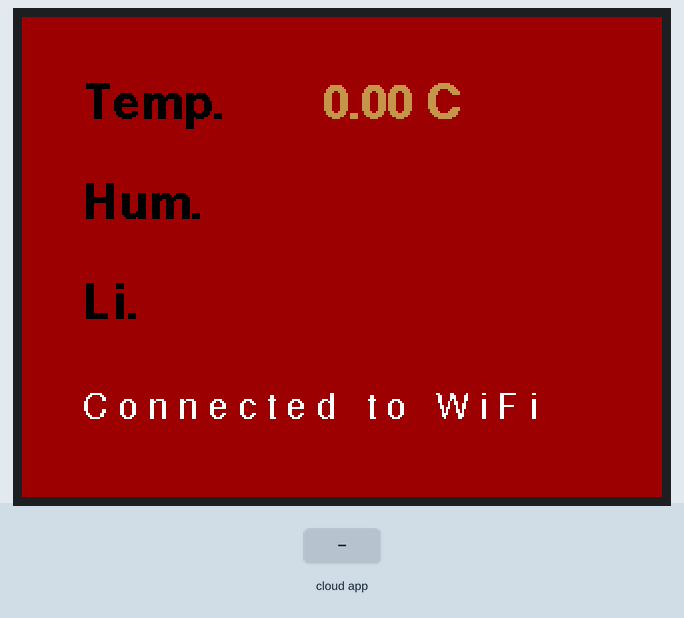
Simulated run of this sketch. Board: ESP8266 (NodeMCU). On the bench: 320×240 colour display. Inputs (shaded band) come from the test bench. WiFi joins after 1.5 s; servers stay silent unless stated; the Firebase database answers and starts empty; what the sketch prints to the serial monitor is not drawn.

Above: at 4.6 s.
4.7 s: the phone or cloud app sets temperature to 25
8.6 s: the phone or cloud app sets humidity to 50
At 11.8 s:
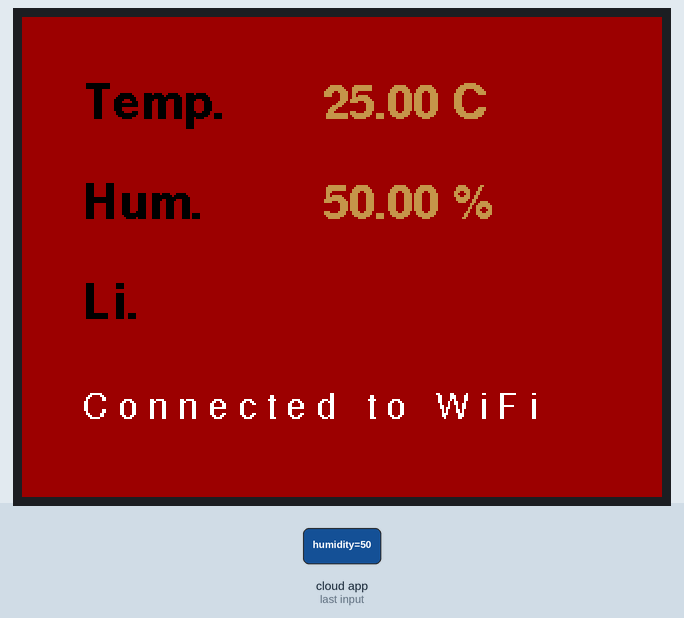
12.3 s: the phone or cloud app sets light to 100
At 19.0 s:
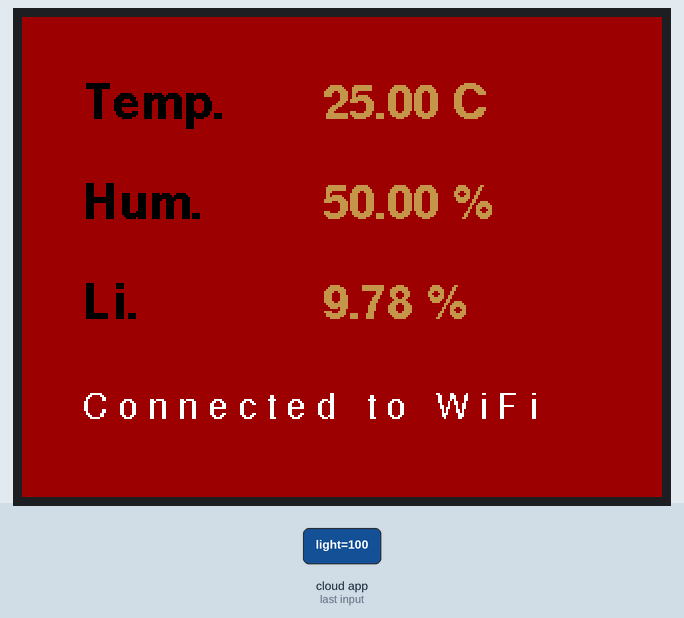
19.3 s: the phone or cloud app sets temperature to 0
At 21.5 s:
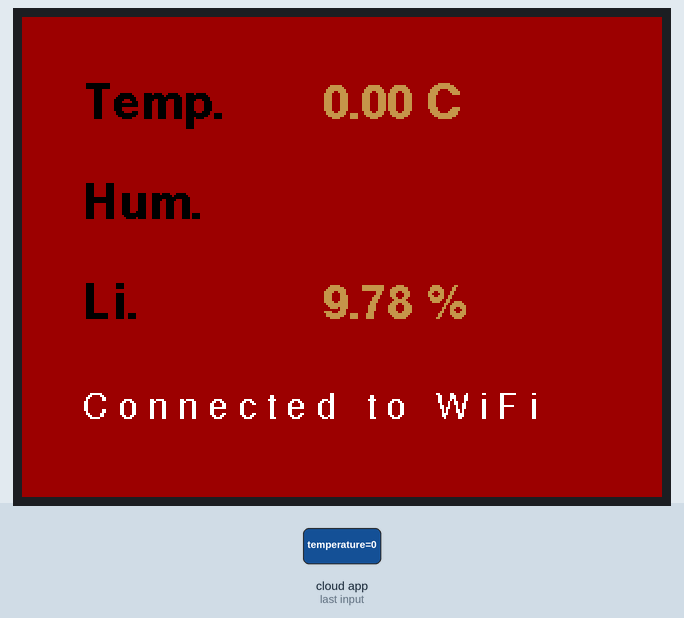
22.3 s: the phone or cloud app sets humidity to 0
At 28.4 s:
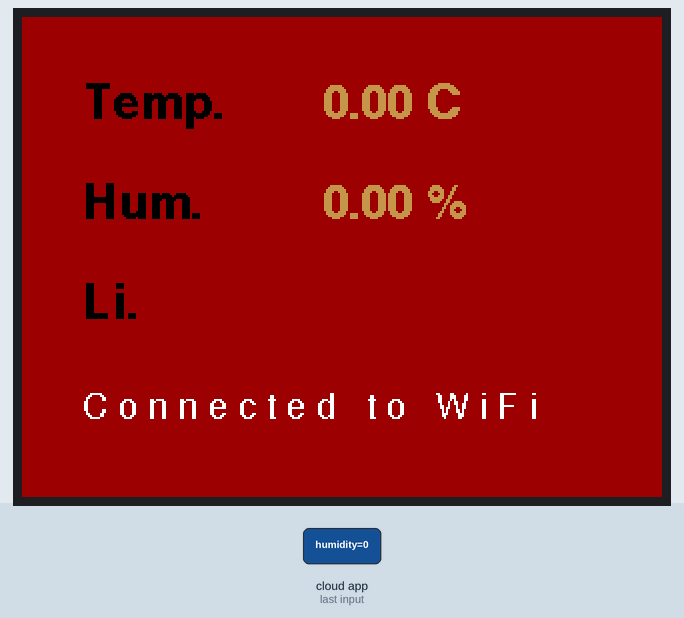
28.6 s: the phone or cloud app sets light to 25
At 34.7 s:
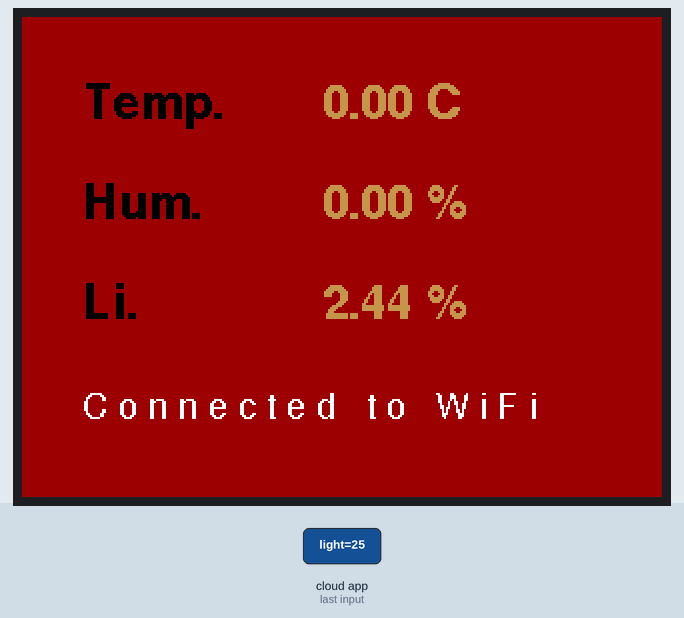

Measured:
- what the display in image 3 shows lasts 1.0 s, from 20.8 s to 21.8 s

The sketch:

unveiling_the_ambient_circuit_2.ino
```cpp
#include <ESP8266WiFi.h> //Include ESP8266
#include <ESP8266Firebase.h> //Include ESP8266Firebase for Firebase Realtime Database Connection.

#include <SPI.h>
#include <Adafruit_GFX.h>
#include <Adafruit_ILI9341.h> // This assumes you are using the ILI9341-based TFT display

//Adding Custom Fonts for TFT Display
#include <Fonts/FreeSansBold12pt7b.h>
#include <Fonts/FreeSans9pt7b.h>


// Define the pin connections for the TFT display
#define TFT_CS D8      // Chip select pin
#define TFT_RST D7      // Reset pin
#define TFT_DC D6      // Data/Command pin
#define TFT_MOSI D5    // SPI MOSI (Master Out Slave In) pin
#define TFT_SCK D4     // SPI SCK (Clock) pin
#define TFT_MISO D3    // SPI MISO (Master In Slave Out) pin


// Create an instance of the Adafruit_ILI9341 class with specified pin connections
Adafruit_ILI9341 tft = Adafruit_ILI9341(TFT_CS, TFT_DC, TFT_MOSI, TFT_SCK, TFT_RST, TFT_MISO);

// Wi-Fi credentials
const char* ssid = "Your-WiFi-SSID"; //Replace with your WiFi SSID
const char* password = "Your-WiFi-Passwor"; //Replace with your WiFi password

//Delay before retrieving data again
int dt = 1000;


 // Firebase project reference URL
#define REFERENCE_URL "Your-Firebase-Database-URL"  //Replace with your Firebase Database URL
// Create a Firebase object with the specified reference URL
Firebase firebase(REFERENCE_URL);

//RGB value for the background color of the TFT screen
uint16_t rgbColor = tft.color565(155, 0, 0);
//RGB values for temperature, humidity, and light text
uint16_t rgbColor2 = tft.color565(192, 150, 73);
uint16_t rgbColor3 = tft.color565(0, 0, 0);


void setup() {
  Serial.begin(9600);
   // Initialize the TFT display
  tft.begin();
  // Set display rotation (1 for 90 degrees clockwise)
  tft.setRotation(1);
    // Set text size
  tft.setTextSize(1);
  //set font
  tft.setFont(&FreeSansBold12pt7b);
  //set background color
  tft.fillScreen(rgbColor);


  //Display texts to TFT
  tft.setTextColor(rgbColor3);
  typewriter(30, 50, "Temp.");
  typewriter(30, 100, "Hum.");
  typewriter(30, 150, "Li.");


  //change TFT font
  tft.setFont(&FreeSans9pt7b);

  // Connect to Wi-Fi
  WiFi.begin(ssid, password);

  while (WiFi.status() != WL_CONNECTED) {
    delay(1000);
    //Displaying 'Connecting to WiFi' on TFT
    tft.setTextColor(ILI9341_WHITE);
    tft.setCursor(30, 200);
    tft.print("C o n n e c t i n g   t o   W i F i . . . ");
    Serial.println("Connecting to WiFi...");
  }
  //Connected to WiFi
  // Clear the previous value i.e. clear the text 'Connecting to WiFi'
  tft.fillRect(30, 180, 300, 30, rgbColor);
  tft.setCursor(30, 200);
  //Displaying 'Connected to WiFi' on TFT
  tft.print("C o n n e c t e d   t o   W i F i "); //updating WiFi Status on TFT
  Serial.println("Connected to WiFi");
  //set back regular font
  tft.setFont(&FreeSansBold12pt7b);

}

void loop() {
  // Check if Wi-Fi is connected
  if (WiFi.status() == WL_CONNECTED) {
    //WiFi is connected
    // Fetch temperature from Firebase
    float tempC = firebase.getFloat("temperature");
    Serial.println(tempC);
    //function to clear previous temperature value from TFT and type the new value
    updateTemp(tempC);

    // Fetch humidity from Firebase
    float humidity = firebase.getFloat("humidity");
    Serial.println(humidity);
    //function to clear previous humidity value from TFT and type the new value
    updateHumidity(humidity);

    // Fetch light from Firebase
    float light = firebase.getFloat("light");
    Serial.println(light);
    //function to clear previous light value from TFT and type the new value
    updateLight(light);

    //Delay before fetching again
    delay(dt);

  } else {
    //Wi-Fi is not connected, attempt to reconnect
    //Change TFT Font for WiFi Status display
    tft.setFont(&FreeSans9pt7b);
    // Clear the previous value i.e. clear the text 'Connected to WiFi'.
    tft.fillRect(30, 180, 300, 30, rgbColor);
    tft.setTextColor(ILI9341_WHITE);
    tft.setCursor(30, 200);
    tft.print("R e c o n n e c t i n g . . .");
    Serial.println("WiFi not connected. Reconnecting...");
    WiFi.reconnect();
    delay(5000); // 5 seconds delay
    if (WiFi.status() == WL_CONNECTED) {
      // Clear the previous value i.e. clear the text 'Reconnecting'
     tft.fillRect(30, 180, 300, 30, rgbColor);
     tft.setCursor(30, 200);
     tft.print("C o n n e c t e d   t o   W i F i "); //updating WiFi Status on TFT
     //set back regular font
     tft.setFont(&FreeSansBold12pt7b);
    }
  }
}

void updateTemp(float tempC) {
  // Clear the previous values
  tft.fillRect(150, 30, 240, 30, rgbColor);

  delay(1000);

  // Convert to string
  String tempStr = String(tempC, 2) + " C";


  tft.setTextColor(rgbColor2);
  typewriter(150, 50, tempStr);
}


void updateHumidity(float humidity) {
  // Clear the previous values
  tft.fillRect(150, 80, 240, 30, rgbColor);

  delay(1000);

  // Convert to string
  String humidityStr = String(humidity, 2) + " %";

  tft.setTextColor(rgbColor2);
  typewriter(150, 100, humidityStr);

}


void updateLight(float light) {
  // Clear the previous values
  tft.fillRect(150, 130, 240, 30, rgbColor);

  delay(1000);

  //convert light to percentage
  light = (light / 1023.0) * 100.0;
  // Convert to string
  String lightStr = String(light, 2) + " %";

  tft.setTextColor(rgbColor2);
  typewriter(150, 150, lightStr);
}


void typewriter(int x, int y, String text) {
  tft.setCursor(x, y);
  for (int i = 0; i < text.length(); i++) {
    tft.print(text[i]);
    delay(50);
  }
}
```
